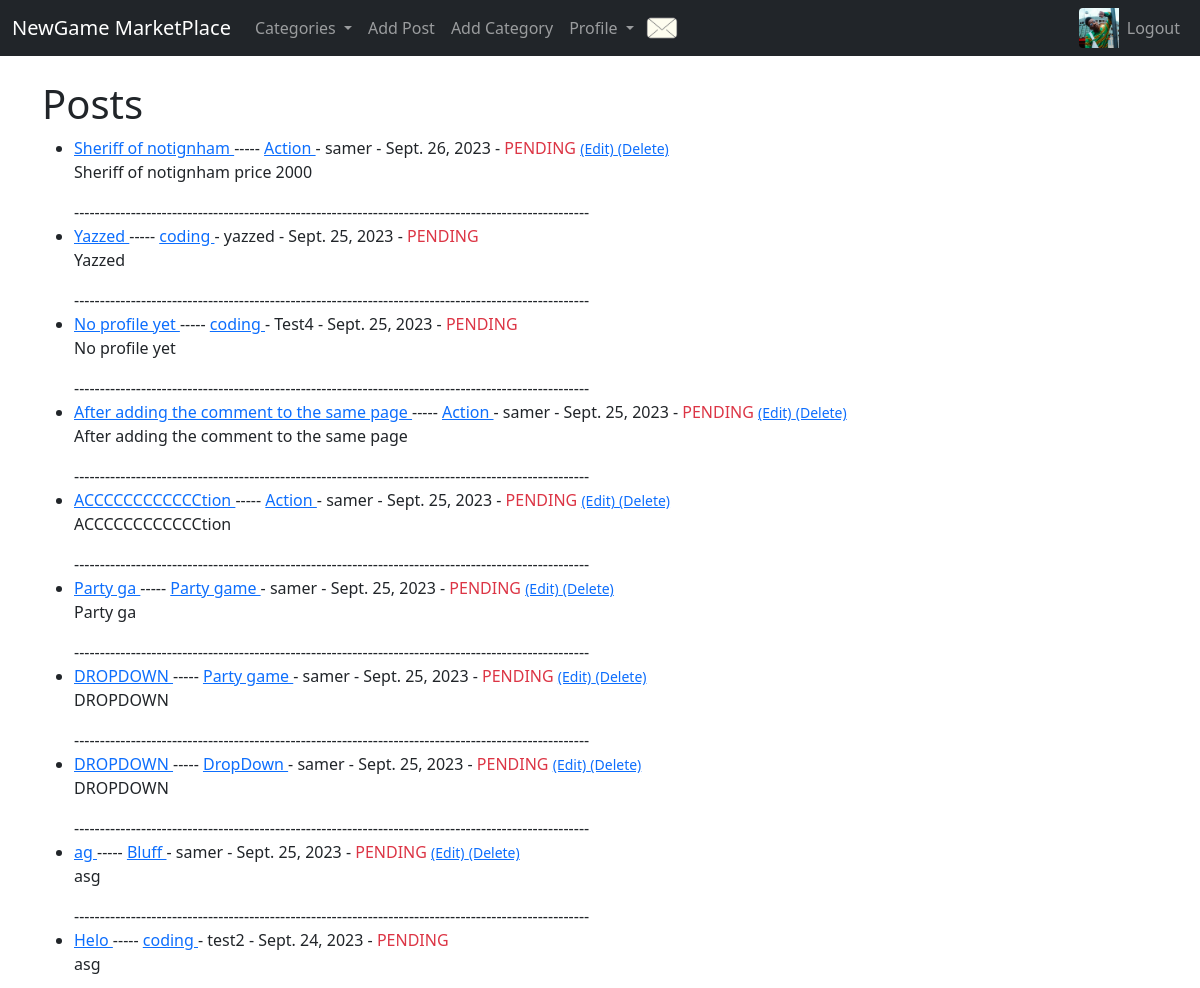
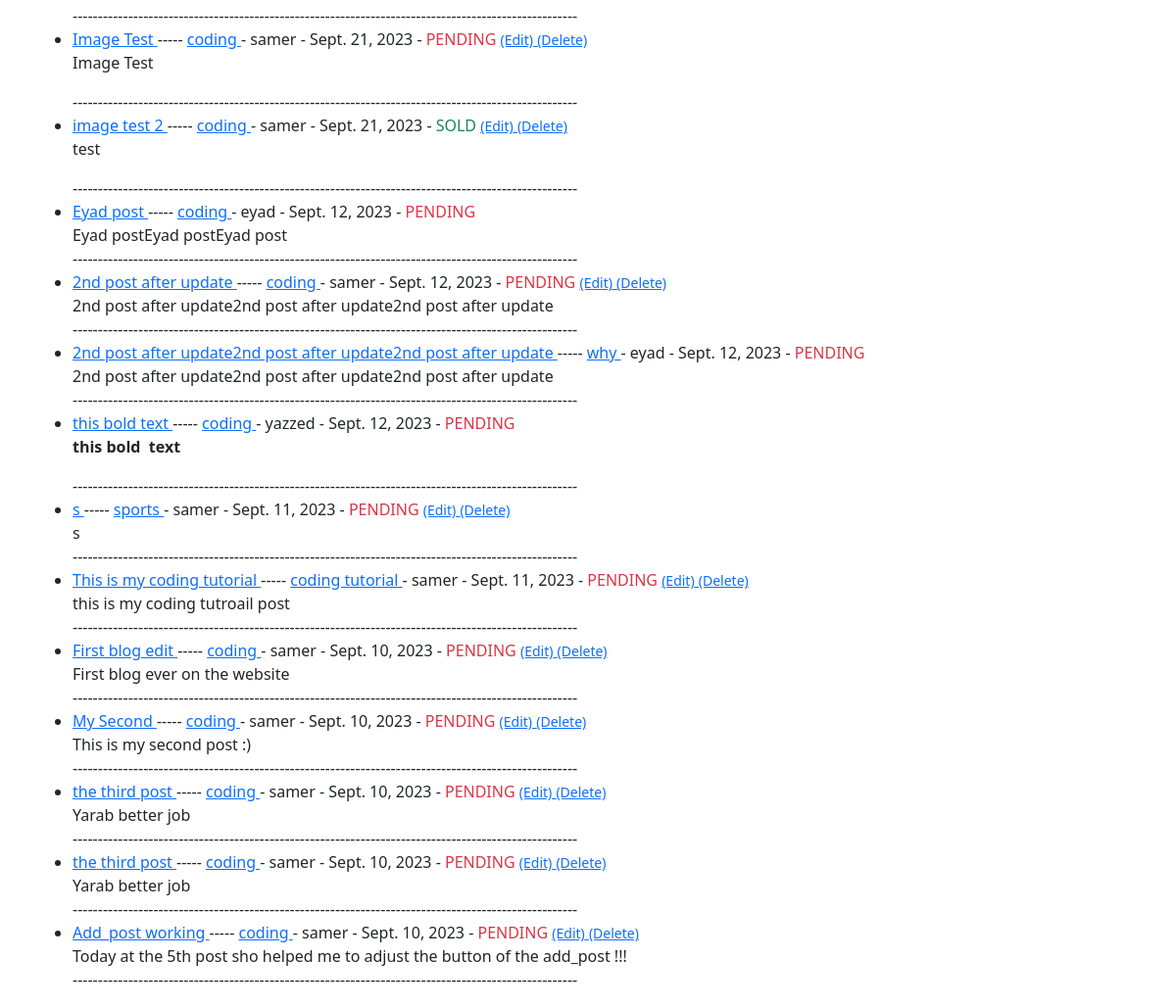
The app's page / (signed in) with its own data (2 pictures, top to bottom).
### theblog/models.py (models this page shows, shortened)
class Profile(models.Model):
    user = models.OneToOneField(User, null=True, on_delete=models.CASCADE)
    bio = models.TextField()
    profile_pic = models.ImageField(null=True, blank=True, upload_to="images/profile/")
    facebook_url = models.CharField(max_length=255, blank=True, null=True)
    has_new_messages = models.BooleanField(default=False)

class Post(models.Model):
    STATUS_CHOICES = [
        ("PENDING", "PENDING"),
        ("SOLD", "SOLD"),
    ]
    title = models.CharField(max_length=255)
    header_image = models.ImageField(null=True, blank=True, upload_to="images/")
    title_tag = models.CharField(max_length=255)
    author = models.ForeignKey(User, on_delete=models.CASCADE)
    body = RichTextField(blank=True, null=True)
    post_date = models.DateField(auto_now_add=True)
    category = models.CharField(max_length=255, default='coding')
    likes = models.ManyToManyField(User, related_name="blog_posts")
    status = models.CharField(max_length=20, choices=STATUS_CHOICES, default="PENDING")

### theblog/views.py (the view)
# urls.py: path('',HomeView.as_view(), name='home'),
class HomeView(ListView):
    model = Post
    template_name = 'home.html'
    ordering = ['-post_date']
    def get_context_data(self, *args, **kwargs):
        cat_menu = Category.objects.all()
        context = super(HomeView,self).get_context_data(*args, **kwargs)
        context["cat_menu"] = cat_menu
        return context

### theblog/models.py (called while the page is built)
    def __str__(self):
        return self.name

### theblog/templates/home.html
{% extends 'base.html' %}
{% block content %}
<h1>Posts</h1>
<ul>
{% for post in object_list %}
    <li><a href ="{% url 'article-detail' post.pk %}">{{post.title}} </a>
        ----- <a href ="{% url 'category' post.category|slugify %}" >{{post.category}} </a> - {{post.author}} - {{post.post_date}} -
        {%if post.status == "PENDING" %}
            <span class ="text-danger">{{post.status}}</span>
            {% else %}
            <span class ="text-success">{{post.status}}</span>
         {% endif %}
        {% if user.is_authenticated%}
            {% if user.id == post.author.id %}
                <a href ="{% url 'update_post' post.pk %}"> <small>(Edit)</small> </a>
                <a href ="{% url 'delete_post' post.pk %}"> <small>(Delete)</small> </a>
            {% endif %}
        {% endif %}
        <br/>
    {{post.body |safe |slice:":200"}} </li>
----------------------------------------------------------------------------------------------------
{% endfor %}
</ul>
{% endblock %}

### theblog/templates/base.html (shortened to what this page needs)
{% load static %}
<html lang="en">
  <head>
        <link rel="stylesheet"
          type="text/css"
          href="{% static 'home/css/bootstrap.css' %}"/>
  </head>
  <body>
  </body>
</html>
  <body>
    <nav class="navbar navbar-expand-lg navbar-dark bg-dark">
      <div class="container-fluid">
          <a class="navbar-brand" href="{% url 'home' %}">NewGame MarketPlace</a>
          <div class="collapse navbar-collapse" id="navbarSupportedContent">
              <ul class="navbar-nav w-100 mb-2 mb-lg-0">
                  {% if cat_menu %}
                      <li class="nav-item dropdown">
                          <a class="nav-link dropdown-toggle" href="#" id="navbarDropdown" role="button" data-bs-toggle="dropdown" aria-expanded="false">
                              Categories
                          </a>
                      </li>
                  {% else %}
                      <li class="nav-item">
                          <a class="nav-link" href="{% url 'category-list' %}">Category List</a>
                      </li>
                  {% endif %}
                  {% if user.is_authenticated %}
                      <li class="nav-item">
                          <a class="nav-link" href="{% url 'add_post' %}">Add Post</a>
                      </li>
                      <li class="nav-item">
                          <a class="nav-link" href="{% url 'add_category' %}">Add Category</a>
                      </li>
                      <li class="nav-item dropdown">
                          <a class="nav-link dropdown-toggle" href="#" id="EditProfileDropDown" role="button" data-bs-toggle="dropdown" aria-expanded="false">
                              Profile
                          </a>
                      </li>
                  {% if user.profile.has_new_messages %}
                      <li class="nav-item ms-0">
                          <a href="{% url 'message_detail' user.id %}"> <img src="{% static 'theblog/images/message.png' %}" class="img-fluid rounded-start" width="40" height="40" ></a>
                      </li>
                    {% else %}
                        <li class="nav-item ms-0">
                          <a href="{% url 'message_detail' user.id %}"> <img src="{% static 'theblog/images/no message.png' %}" class="img-fluid rounded-start" width="40" height="40" ></a>
                      </li>
                    {% endif %}
                  {% if user.profile.profile_pic %}
                      <li class="nav-item ms-auto">
                          <img src="{{ user.profile.profile_pic.url }}" class="img-fluid rounded-start" width="40" height="40"></a>
                      </li>
                    {% else %}
                      <li class="nav-item ms-auto">
                          <img src="{% static 'theblog/images/default.jpg' %}" class="img-fluid rounded-start" width="40" height="40"></a>
                      </li>
                    {% endif %}
                      <li class="nav-item">
                          <a class="nav-link" href="{% url 'logout' %}">Logout</a>
                      </li>
                  {% endif %}
              </ul>
          </div>
      </div>
  </nav>
  <br/>
    <div class ="container">
        {% block content %}
        {% endblock %}
    </div>
  </body>
</html>

### records on screen
Post: title "Sheriff of notignham", category "Action", author "samer", post_date "Sept. 26, 2023", status "PENDING", shows "(Edit)", body "Sheriff of notignham price 2000"
Post: title "Yazzed", category "coding", author "yazzed", post_date "Sept. 25, 2023", status "PENDING", body "Yazzed"
Post: title "No profile yet", category "coding", author "Test4", post_date "Sept. 25, 2023", status "PENDING", body "No profile yet"
Post: title "After adding the comment to the same page", category "Action", author "samer", post_date "Sept. 25, 2023", status "PENDING", shows "(Edit)", body "After adding the comment to the same page"
Post: title "ACCCCCCCCCCCCtion", category "Action", author "samer", post_date "Sept. 25, 2023", status "PENDING", shows "(Edit)", body "ACCCCCCCCCCCCtion"
Post: title "Party ga", category "Party game", author "samer", post_date "Sept. 25, 2023", status "PENDING", shows "(Edit)", body "Party ga"
Post: title "DROPDOWN", category "Party game", author "samer", post_date "Sept. 25, 2023", status "PENDING", shows "(Edit)", body "DROPDOWN"
Post: title "DROPDOWN", category "DropDown", author "samer", post_date "Sept. 25, 2023", status "PENDING", shows "(Edit)", body "DROPDOWN"
Post: title "ag", category "Bluff", author "samer", post_date "Sept. 25, 2023", status "PENDING", shows "(Edit)", body "asg"
Post: title "Helo", category "coding", author "test2", post_date "Sept. 24, 2023", status "PENDING", body "asg"
Post: title "Image Test", category "coding", author "samer", post_date "Sept. 21, 2023", status "PENDING", shows "(Edit)", body "Image Test"
Post: title "image test 2", category "coding", author "samer", post_date "Sept. 21, 2023", status "SOLD", shows "(Edit)", body "test"
Post: title "Eyad post", category "coding", author "eyad", post_date "Sept. 12, 2023", status "PENDING", body "Eyad postEyad postEyad post"
Post: title "2nd post after update", category "coding", author "samer", post_date "Sept. 12, 2023", status "PENDING", shows "(Edit)", body "2nd post after update2nd post after update2nd post after update"
Post: title "2nd post after update2nd post after update2nd post after update", category "why", author "eyad", post_date "Sept. 12, 2023", status "PENDING", body "2nd post after update2nd post after update2nd post after update"
Post: title "this bold text", category "coding", author "yazzed", post_date "Sept. 12, 2023", status "PENDING", body "this bold text"
Post: title "s", category "sports", author "samer", post_date "Sept. 11, 2023", status "PENDING", shows "(Edit)", body "s"
Post: title "This is my coding tutorial", category "coding tutorial", author "samer", post_date "Sept. 11, 2023", status "PENDING", shows "(Edit)", body "this is my coding tutroail post"
Post: title "First blog edit", category "coding", author "samer", post_date "Sept. 10, 2023", status "PENDING", shows "(Edit)", body "First blog ever on the website"
Post: title "My Second", category "coding", author "samer", post_date "Sept. 10, 2023", status "PENDING", shows "(Edit)", body "This is my second post :)"
Post: title "the third post", category "coding", author "samer", post_date "Sept. 10, 2023", status "PENDING", shows "(Edit)", body "Yarab better job"
Post: title "the third post", category "coding", author "samer", post_date "Sept. 10, 2023", status "PENDING", shows "(Edit)", body "Yarab better job"
Post: title "Add_post working", category "coding", author "samer", post_date "Sept. 10, 2023", status "PENDING", shows "(Edit)", body "Today at the 5th post sho helped me to adjust the button of the add_post !!!"
